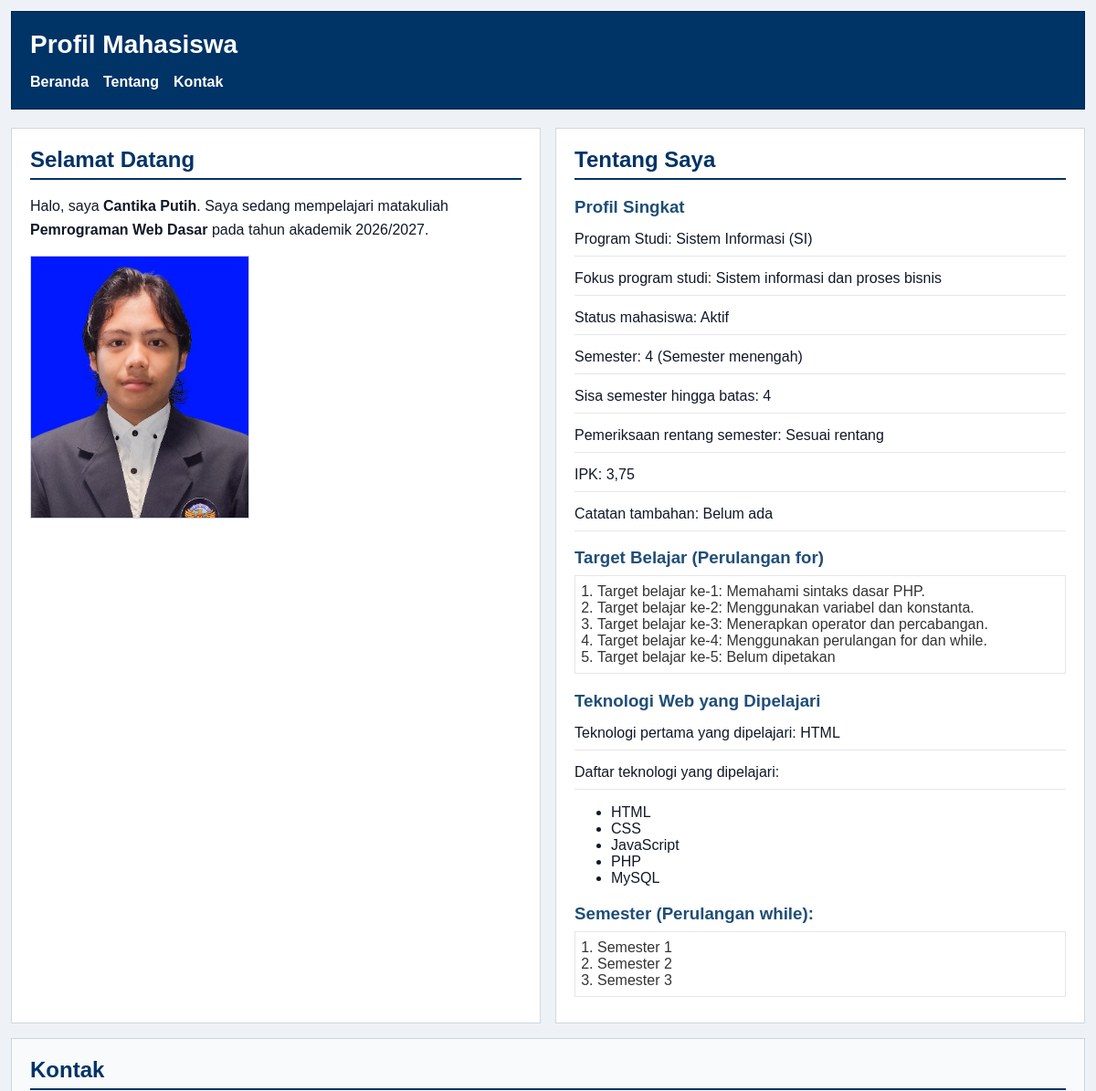
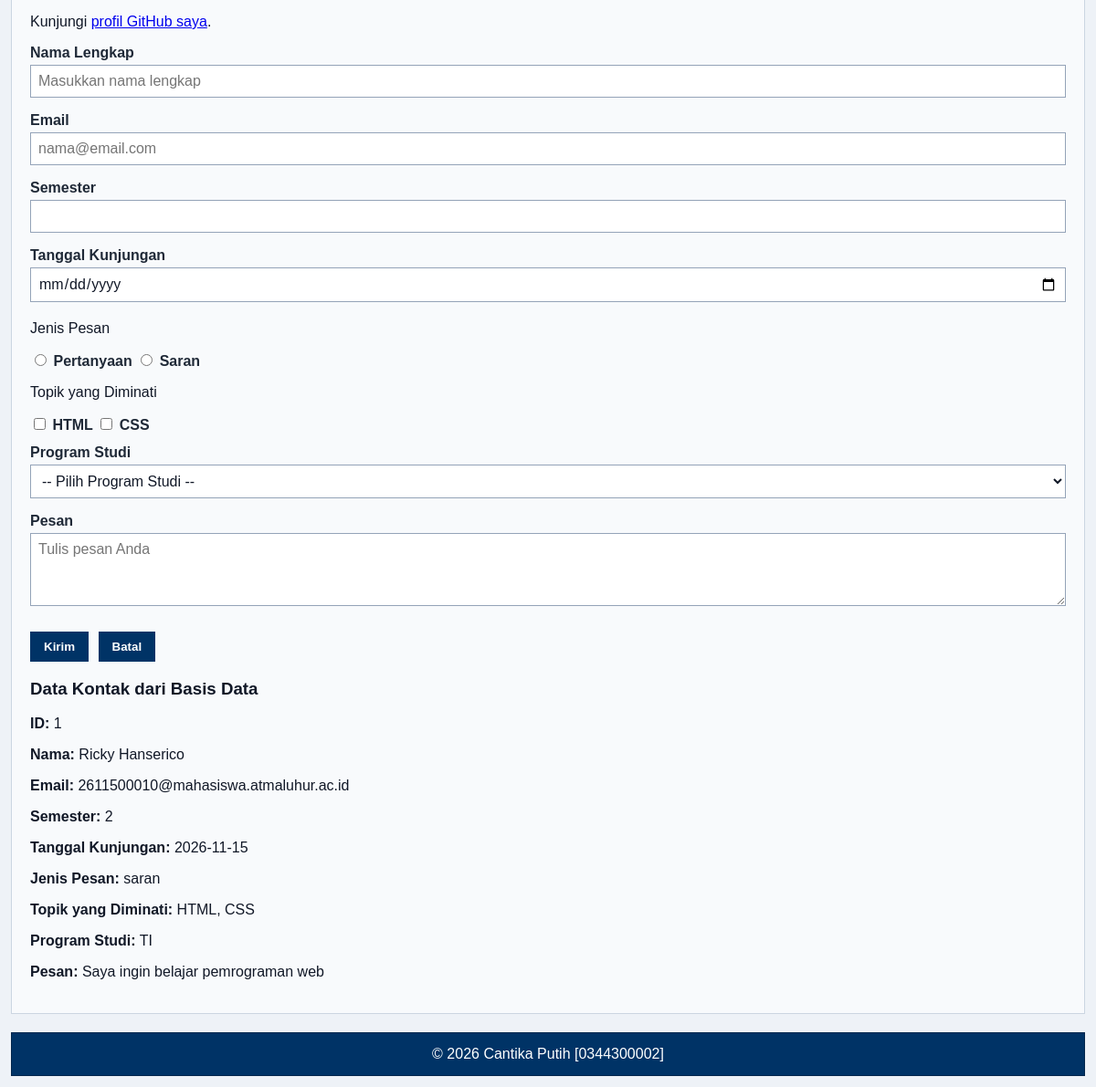
The page / on the database its author committed (2 pictures, top to bottom).
### tables this page shows
CREATE TABLE `tbl_kontak_611500010` (
  `id` int NOT NULL,
  `nama` varchar(50) NOT NULL,
  `email` varchar(255) NOT NULL,
  `semester` tinyint NOT NULL,
  `tanggal` date NOT NULL,
  `jenis_pesan` varchar(20) NOT NULL,
  `minat` varchar(50) NOT NULL,
  `prodi` varchar(2) NOT NULL,
  `pesan` varchar(300) NOT NULL
);

### index.php (the view, shortened to what this page needs)
<?php
require_once("fungsi.php");
require_once("koneksi.php");
$sql = "SELECT * FROM tbl_kontak_611500010";
$hasil = mysqli_query($koneksi, $sql);
$dataKontak = [];
while ($baris = mysqli_fetch_assoc($hasil)) {
    $dataKontak[] = $baris;
}
$nim = "0344300002";
$namaMahasiswa = "Cantika Putih";
$programStudi = "SI";
$tahunAkademik = "2026/2027";
$semester = 4;
$ipk = 3.75;
$statusAktif = true;
$catatanTambahan = null;
$batasSemester = 8;
$sisaSemester = $batasSemester - $semester;
$semesterValid = $semester >= 1 && $semester <= $batasSemester;
$statusSemester = ($semesterValid && $statusAktif) ? "Sesuai rentang" : "Perlu diperiksa";
if ($semester < 3) {
	$keteranganSemester = "Semester awal";
} elseif ($semester <= 6) {
	$keteranganSemester = "Semester menengah";
} else {
	$keteranganSemester = "Semester akhir";
}
$namaProdi = ($programStudi == "SI") ? "Sistem Informasi" : (($programStudi == "TI") ? "Teknik Informatika" : "Lainnya");
switch ($programStudi) {
	case "SI":
		$fokusProgramStudi = "Sistem informasi dan proses bisnis";
		break;
}
$teknologiWeb = ["HTML", "CSS", "JavaScript", "PHP", "MySQL"];
?>
<!doctype html>
<html lang="id">
<head>
	<link rel="stylesheet" href="style.css" />
</head>
<body>
	<header>
		<div class="header-top">
			<h1>Profil Mahasiswa</h1>
		</div>
		<nav>
			<ul id="navMenu">
				<li><a href="#home">Beranda</a></li>
				<li><a href="#about">Tentang</a></li>
				<li><a href="#contact">Kontak</a></li>
			</ul>
		</nav>
	</header>
	<main>
		<section id="home">
			<h2>Selamat Datang</h2>
			<p>Halo, saya <?= tebal($namaMahasiswa); ?>. Saya sedang mempelajari matakuliah <strong><?= bersihkan(NAMA_MATA_KULIAH); ?></strong> pada tahun akademik <?= bersihkan($tahunAkademik); ?>.</p>
			<img src="img/foto-profil.jpg" alt="Foto profil Nama Mahasiswa" />
		</section>
		<section id="about">
			<h2>Tentang Saya</h2>
			<article>
				<h3>Profil Singkat</h3>
				<p>Program Studi: <?= bersihkan($namaProdi . " (" . $programStudi . ")"); ?></p>
				<p>Fokus program studi: <?= bersihkan($fokusProgramStudi); ?></p>
				<p>Status mahasiswa: <?= $statusAktif ? "Aktif" : "Tidak aktif"; ?></p>
				<p>Semester: <?= bersihkan($semester . " (" . $keteranganSemester . ")"); ?></p>
				<p>Sisa semester hingga batas: <?= bersihkan($sisaSemester); ?></p>
				<p>Pemeriksaan rentang semester: <?= bersihkan($statusSemester); ?></p>
				<p>IPK: <?= number_format($ipk, 2, ',', '.'); ?></p>
				<p>Catatan tambahan: <?= $catatanTambahan === null ? "Belum ada" : bersihkan($catatanTambahan); ?></p>
				<h3>Target Belajar (Perulangan for)</h3>
				<ol>
					<?php
					for ($i = 1; $i <= 5; $i++) {
						echo "<li>Target belajar ke-" . $i . ": ";
						switch ($i) {
							case 1:
								echo "Memahami sintaks dasar PHP.";
								break;
							case 2:
								echo "Menggunakan variabel dan konstanta.";
								break;
							case 3:
								echo "Menerapkan operator dan percabangan.";
								break;
							case 4:
								echo "Menggunakan perulangan for dan while.";
								break;
							default:
								echo "Belum dipetakan";
								break;
						}
						echo "</li>";
					}
					?>
				</ol>
				<h3>Teknologi Web yang Dipelajari</h3>
				<p>
					Teknologi pertama yang dipelajari:
					<?= bersihkan($teknologiWeb[0]); ?>
				</p>
				<p>Daftar teknologi yang dipelajari:</p>
				<ul>
					<?php foreach ($teknologiWeb as $teknologi): ?>
						<li><?= bersihkan($teknologi); ?></li>
					<?php endforeach; ?>
				</ul>
				<h3>Semester (Perulangan while):</h3>
				<ol>
					<?php
					$nomorSemester = 1;
					while ($nomorSemester <= 3) {
						echo "<li>Semester " . $nomorSemester . "</li>";
						$nomorSemester++;
					}
					?>
				</ol>
			</article>
		</section>
		<section id="contact">
			<h2>Kontak</h2>
			<p>
				Kunjungi
				<a target="_blank" href="https://github.com/<?= bersihkan(PROFIL_GITHUB); ?>">profil GitHub saya</a>.
			</p>
			<form id="contactForm" class="js-contact-form" data-validation="contact" action="index.php" method="post" novalidate>
				<div class="form-group">
					<label for="nama">Nama Lengkap</label><br />
					<input class="input-form" type="text" id="nama" name="nama" placeholder="Masukkan nama lengkap" minlength="3" maxlength="50" required />
				</div>
				<div class="form-group">
					<label for="email">Email</label><br />
					<input class="input-form" type="email" id="email" name="email" placeholder="nama@email.com" required />
				</div>
				<div class="form-group">
					<label for="semester">Semester</label><br />
					<input class="input-form" type="number" id="semester" name="semester" min="1" max="14" required />
				</div>
				<div class="form-group">
					<label for="tanggal">Tanggal Kunjungan</label><br />
					<input class="input-form" type="date" id="tanggal" name="tanggal" required />
				</div>
				<div class="form-group">
					<p>Jenis Pesan</p>
					<input type="radio" id="pertanyaan" name="jenis_pesan" value="pertanyaan" required />
					<label for="pertanyaan">Pertanyaan</label>
					<input type="radio" id="saran" name="jenis_pesan" value="saran" />
					<label for="saran">Saran</label>
				</div>
				<div class="form-group">
					<p>Topik yang Diminati</p>
					<input type="checkbox" id="minat-html" name="minat[]" value="HTML" />
					<label for="minat-html">HTML</label>
					<input type="checkbox" id="minat-css" name="minat[]" value="CSS" />
					<label for="minat-css">CSS</label>
				</div>
				<div class="form-group">
					<label for="prodi">Program Studi</label><br />
					<select class="input-form" id="prodi" name="prodi" required>
						<option value="">-- Pilih Program Studi --</option>
					</select>
				</div>
				<div class="form-group">
					<label for="pesan">Pesan</label><br />
					<textarea class="input-form" id="pesan" name="pesan" maxlength="300" placeholder="Tulis pesan Anda" required></textarea>
				</div>
				<button type="submit">Kirim</button>
				<button type="reset">Batal</button>
			</form>
<article id="hasilKontak" class="submission-result" aria-live="polite">
    <h3>Data Kontak dari Basis Data</h3>
    <?php if (count($dataKontak) > 0): ?>
    <?php foreach ($dataKontak as $data): ?>
        <section>
            <p><strong>ID:</strong> <?= bersihkan($data["id"]); ?></p>
            <p><strong>Nama:</strong> <?= bersihkan($data["nama"]); ?></p>
            <p><strong>Email:</strong> <?= bersihkan($data["email"]); ?></p>
            <p><strong>Semester:</strong> <?= bersihkan($data["semester"]); ?></p>
            <p><strong>Tanggal Kunjungan:</strong> <?= bersihkan($data["tanggal"]); ?></p>
            <p><strong>Jenis Pesan:</strong> <?= bersihkan($data["jenis_pesan"]); ?></p>
            <p><strong>Topik yang Diminati:</strong> <?= bersihkan($data["minat"]); ?></p>
            <p><strong>Program Studi:</strong> <?= bersihkan($data["prodi"]); ?></p>
            <p><strong>Pesan:</strong> <?= nl2br(bersihkan($data["pesan"])); ?></p>
        </section>
    <?php endforeach; ?>
<?php else: ?>
    <p>Belum ada data kontak yang tersimpan.</p>
<?php endif; ?>
</article>
		</section>
	</main>
	<footer>
		<p>&copy; <?= date("Y"); ?> <?= bersihkan($namaMahasiswa); ?> [<?= bersihkan($nim); ?>]</p>
	</footer>
</body>
</html>

### fungsi.php
<?php
function bersihkan($teks)
{
  return htmlspecialchars($teks ?? "", ENT_QUOTES, "UTF-8");
}
function tebal($teks)
{
  return "<strong>" . bersihkan($teks) . "</strong>";
}

### style.css (style rules this page uses)
* { box-sizing: border-box; }
body { margin: 0; padding: 12px; font-family: Arial, sans-serif; color: #111827; background-color: #eef2f7; }
header { background-color: #003366; color: #ffffff; padding: 20px; margin-bottom: 20px; border: 1px solid #00264d; }
header h1 { margin: 0; font-size: 28px; }
.header-top { display: flex; justify-content: space-between; align-items: center; }
#navMenu { display: none; }
nav ul { display: flex; flex-direction: column; justify-content: flex-start; align-items: flex-start; gap: 12px; margin: 0; padding: 0; list-style: none; }
nav a { color: #ffffff; font-weight: bold; text-decoration: none; }
main { display: grid; grid-template-columns: 1fr; gap: 16px; }
section { width: 100%; }
#home { background-color: #ffffff; border: 1px solid #d0d7de; padding: 20px; margin: 0; }
#home h2 { color: #003366; border-bottom: 2px solid #003366; padding-bottom: 6px; margin-top: 0; margin-bottom: 16px; }
#home p { line-height: 1.6; margin: 0 0 16px; }
#home img { display: block; width: 240px; max-width: 100%; height: auto; border: 1px solid #cbd5e1; }
#about { background-color: #ffffff; border: 1px solid #d0d7de; padding: 20px; margin: 0; }
#about h2 { color: #003366; border-bottom: 2px solid #003366; padding-bottom: 6px; margin-top: 0; margin-bottom: 16px; }
#about h3 { color: #1f4e78; margin-bottom: 6px; }
#about p { margin: 6px 0; padding: 6px 0; border-bottom: 1px solid #e6e6e6; line-height: 1.5; }
#about ol { color: #333333; margin: 8px 0; padding: 8px 24px; border: 1px solid #e6e6e6; }
#contact { background-color: #f8fafc; border: 1px solid #cbd5e1; padding: 20px; margin: 0; }
#contact h2 { color: #003366; border-bottom: 2px solid #003366; padding-bottom: 6px; margin-top: 0; margin-bottom: 16px; }
.form-group { margin: 12px 0; }
#contact label { color: #1f2937; font-weight: bold; }
.input-form { width: 100%; max-width: 100%; background-color: #ffffff; color: #111827; font-family: Arial, sans-serif; font-size: 16px; padding: 8px; margin: 4px 0; border: 1px solid #94a3b8; }
#contact textarea { min-height: 80px; resize: vertical; }
#contact button { background-color: #003366; color: #ffffff; font-weight: bold; padding: 8px 14px; margin: 8px 6px 0 0; border: 1px solid #003366; cursor: pointer; }
footer { background-color: #003366; color: #ffffff; text-align: center; padding: 14px 20px; margin-top: 20px; border: 1px solid #00264d; }
footer p { margin: 0; }
@media (min-width: 768px) { nav { margin-top: 16px; } }
@media (min-width: 768px) { nav ul { flex-direction: row; justify-content: flex-start; align-items: center; gap: 16px; } }
@media (min-width: 768px) { main { grid-template-columns: 1fr 1fr; } }
@media (min-width: 768px) { #contact { grid-column: 1 / -1; } }
@media (min-width: 768px) { #navMenu { display: flex; flex-direction: row; } }

### rows shown on the page
tbl_kontak_611500010: id "1", nama "Ricky Hanserico", email "2611500010@mahasiswa.atmaluhur.ac.id", semester "2", tanggal "2026-11-15", jenis_pesan "saran", minat "HTML, CSS", prodi "TI", pesan "Saya ingin belajar pemrograman web"

### other values the page prints
bersihkan($teks) "Cantika Putih"
bersihkan(NAMA_MATA_KULIAH) "Pemrograman Web Dasar"
bersihkan($tahunAkademik) "2026/2027"
bersihkan($namaProdi . " (" . $programStudi . ")") "Sistem Informasi (SI)"
bersihkan($fokusProgramStudi) "Sistem informasi dan proses bisnis"
bersihkan($semester . " (" . $keteranganSemester . ")") "4 (Semester menengah)"
bersihkan($sisaSemester) "4"
bersihkan($statusSemester) "Sesuai rentang"
$ipk "3,75"
bersihkan($teknologiWeb[0]) "HTML"
bersihkan($teknologi) "HTML"
bersihkan($teknologi) "CSS"
bersihkan($teknologi) "JavaScript"
bersihkan($teknologi) "PHP"
bersihkan($teknologi) "MySQL"
